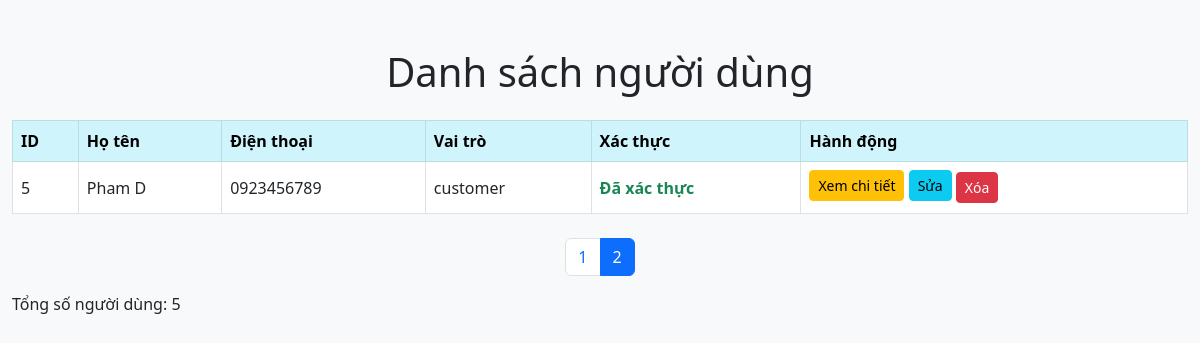
The page /index.php?controller=UserAdmin&action=index&page=2 on the database its author committed.
### tables this page shows
CREATE TABLE `users` (
  `id` int(11) NOT NULL,
  `username` varchar(50) NOT NULL,
  `password` varchar(255) NOT NULL,
  `email` varchar(100) NOT NULL,
  `full_name` varchar(100) DEFAULT NULL,
  `phone` varchar(20) DEFAULT NULL,
  `address` varchar(255) DEFAULT NULL,
  `role` enum('admin','customer') DEFAULT 'customer',
  `created_at` timestamp NOT NULL DEFAULT current_timestamp(),
  `updated_at` timestamp NOT NULL DEFAULT current_timestamp() ON UPDATE current_timestamp(),
  `is_verified` tinyint(1) DEFAULT 0
);

### controllers/UserAdminController.php (called while the page is built, shortened)
<?php
require_once './models/User.php';
class UserAdminController
{
    public function index()
    {
        $user = new User();
        $page = isset($_GET['page']) ? (int) $_GET['page'] : 1;
        $limit = 4;
        $offset = ($page - 1) * $limit;
        $users = $user->getPaginated($limit, $offset);
        $totalUsers = $user->countUsers();
        $totalPages = ceil($totalUsers / $limit);
        require_once './views/admin/user_list.php';
    }
}
?>

### models/User.php (called while the page is built, shortened)
<?php
require_once __DIR__ . '/../config/Database.php';
class User
{
    private $conn;
    public function __construct()
    {
        $db = new Database();
        $this->conn = $db->connect();
    }
    public function getPaginated($limit, $offset)
    {
        $stmt = $this->conn->prepare("SELECT * FROM users LIMIT :limit OFFSET :offset");
        $stmt->bindParam(':limit', $limit, PDO::PARAM_INT);
        $stmt->bindParam(':offset', $offset, PDO::PARAM_INT);
        $stmt->execute();
        $dataList = $stmt->fetchAll(PDO::FETCH_ASSOC);
        $users = [];
        foreach ($dataList as $data) {
            $user = new User();
            foreach ($data as $key => $value) {
                $user->$key = $value;
            }
            $users[] = $user;
        }
        return $users;
    }
    public function countUsers()
    {
        $stmt = $this->conn->query("SELECT COUNT(*) FROM users");
        return $stmt->fetchColumn();
    }
}

### config/Database.php (called while the page is built, shortened)
<?php
class Database {
    private $host = "localhost";
    private $db_name = "db_porsche_php";
    private $username = "root";
    private $password = "";
    private $port = 3306;
    public function connect() {
        $this->conn = null;
        try {
            $dsn = "mysql:host={$this->host};port={$this->port};dbname={$this->db_name};charset=utf8";
            $this->conn = new PDO($dsn, $this->username, $this->password);
            $this->conn->setAttribute(PDO::ATTR_ERRMODE, PDO::ERRMODE_EXCEPTION);
        } catch(PDOException $e) {
            echo "Kết nối thất bại: " . $e->getMessage();
            exit;
        }
        return $this->conn;
    }
}
?>

### views/admin/user_list.php (the view, shortened to what this page needs)
<!DOCTYPE html>
<html lang="vi">
<head>
    <link href="https://cdn.jsdelivr.net/npm/bootstrap@5.3.0/dist/css/bootstrap.min.css" rel="stylesheet">
    <link href="https://cdn.jsdelivr.net/npm/bootstrap-icons@1.10.5/font/bootstrap-icons.css" rel="stylesheet">
</head>
<body class="bg-light">
    <div class="container-fluid py-5">
        <h1 class="text-center mb-4">Danh sách người dùng</h1>
        <table class="table table-bordered table-hover align-middle">
            <thead class="table-info">
                <tr>
                    <th>ID</th>
                    <th>Họ tên</th>
                    <th>Điện thoại</th>
                    <th>Vai trò</th>
                    <th>Xác thực</th>
                    <th>Hành động</th>
                </tr>
            </thead>
            <tbody>
                <?php if (!empty($users)): ?>
                    <?php foreach ($users as $user): ?>
                        <tr>
                            <td><?= htmlspecialchars($user->id) ?></td>
                            <td><?= htmlspecialchars($user->full_name) ?></td>
                            <td><?= htmlspecialchars($user->phone) ?></td>
                            <td><?= htmlspecialchars($user->role) ?></td>
                            <td>
                                <?= $user->is_verified ? '<span class="text-success fw-bold">Đã xác thực</span>' : '<span class="text-danger fw-bold">Chưa xác thực</span>' ?>
                            </td>
                            <td>
                                <a href="index.php?controller=UserAdmin&action=detail&id=<?= $user->id ?>"
                                    class="btn btn-sm btn-warning mb-1">Xem chi tiết</a>
                                <a href="index.php?controller=UserAdmin&action=update&id=<?= $user->id ?>"
                                    class="btn btn-sm btn-info mb-1">Sửa</a>
                                <a href="index.php?controller=UserAdmin&action=delete&id=<?= $user->id ?>"
                                    class="btn btn-sm btn-danger"
                                    onclick="return confirm('Bạn có chắc muốn xóa người dùng này?')">Xóa</a>
                            </td>
                        </tr>
                    <?php endforeach; ?>
                <?php else: ?>
                    <tr>
                        <td colspan="11" class="text-center text-muted">Không có người dùng nào trong cơ sở dữ liệu.</td>
                    </tr>
                <?php endif; ?>
            </tbody>
        </table>
        <?php if ($totalPages > 1): ?>
            <nav class="mt-4">
                <ul class="pagination justify-content-center">
                    <?php for ($i = 1; $i <= $totalPages; $i++): ?>
                        <li class="page-item <?= ($i == $page) ? 'active' : '' ?>">
                            <a class="page-link" href="index.php?controller=UserAdmin&action=index&page=<?= $i ?>">
                                <?= $i ?>
                            </a>
                        </li>
                    <?php endfor; ?>
                </ul>
            </nav>
        <?php endif; ?>
        <p>Tổng số người dùng: <?= $totalUsers ?></p>
    </div>
</body>
</html>

### rows shown on the page
users: id "5", full_name "Pham D", phone "0923456789", role "customer", is_verified "Đã xác thực"

### other values the page prints
$totalUsers "5"
